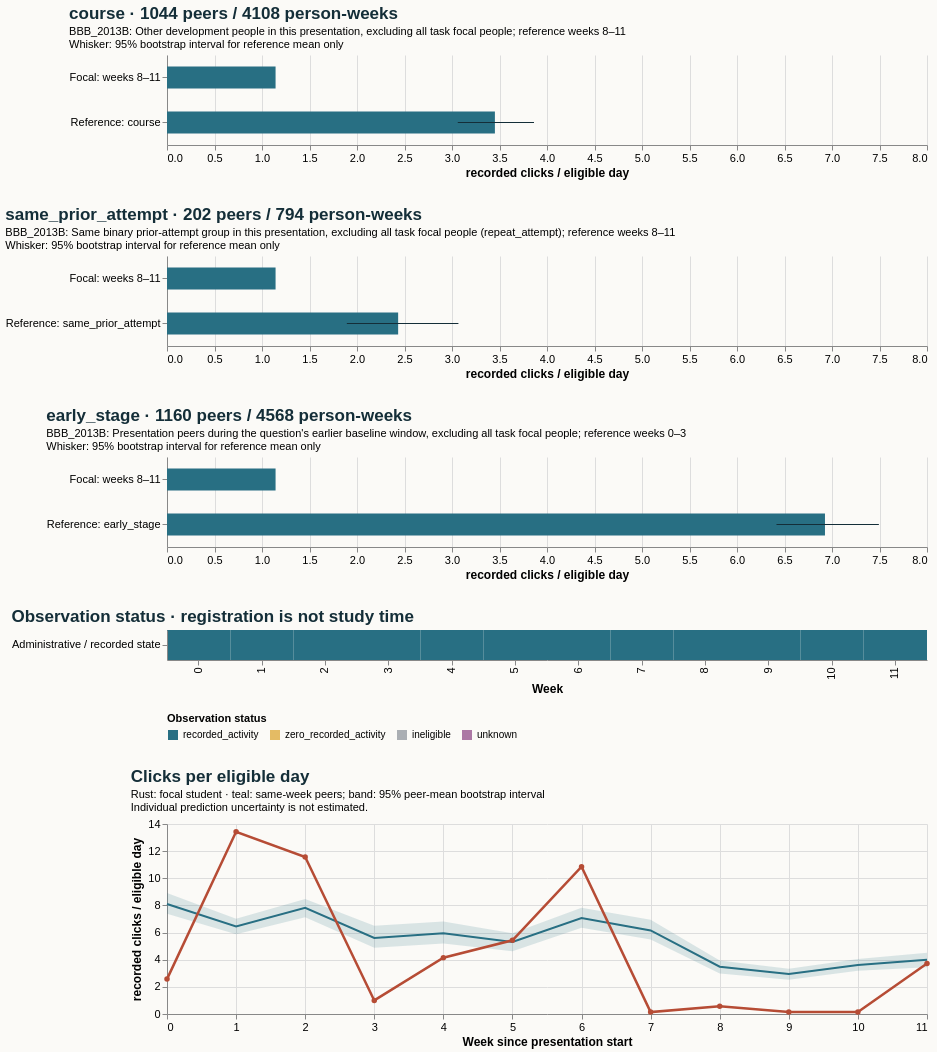

The Vega-Lite source for this figure:
### Vega-Lite specification from a JSON file in a GitHub repository (floating-point values rounded to 4 significant figures)
{"$schema": "https://vega.github.io/schema/vega-lite/v5.20.1.json", "config": {"axis": {"labelFontSize": 11, "titleFontSize": 12}, "background": "#fbfaf7", "font": "sans-serif", "title": {"anchor": "start", "color": "#142e38", "fontSize": 17, "subtitleFontSize": 11}, "view": {"continuousHeight": 300, "continuousWidth": 300, "stroke": null}}, "datasets": {"data-39455ae55f0d7dfa5c8f74dd96c4e827": [{"eligible_days": 7.0, "end_day": 6, "logging_completeness": "unknown", "observation_status": "recorded_activity", "row": "Administrative / recorded state", "score_status": "withheld_release_time_unknown", "start_day": 0, "value": 2.571, "week": 0}, {"eligible_days": 7.0, "end_day": 13, "logging_completeness": "unknown", "observation_status": "recorded_activity", "row": "Administrative / recorded state", "score_status": "withheld_release_time_unknown", "start_day": 7, "value": 13.43, "week": 1}, {"eligible_days": 7.0, "end_day": 20, "logging_completeness": "unknown", "observation_status": "recorded_activity", "row": "Administrative / recorded state", "score_status": "withheld_release_time_unknown", "start_day": 14, "value": 11.57, "week": 2}, {"eligible_days": 7.0, "end_day": 27, "logging_completeness": "unknown", "observation_status": "recorded_activity", "row": "Administrative / recorded state", "score_status": "withheld_release_time_unknown", "start_day": 21, "value": 1.0, "week": 3}, {"eligible_days": 7.0, "end_day": 34, "logging_completeness": "unknown", "observation_status": "recorded_activity", "row": "Administrative / recorded state", "score_status": "withheld_release_time_unknown", "start_day": 28, "value": 4.143, "week": 4}, {"eligible_days": 7.0, "end_day": 41, "logging_completeness": "unknown", "observation_status": "recorded_activity", "row": "Administrative / recorded state", "score_status": "withheld_release_time_unknown", "start_day": 35, "value": 5.429, "week": 5}, {"eligible_days": 7.0, "end_day": 48, "logging_completeness": "unknown", "observation_status": "recorded_activity", "row": "Administrative / recorded state", "score_status": "withheld_release_time_unknown", "start_day": 42, "value": 10.86, "week": 6}, {"eligible_days": 7.0, "end_day": 55, "logging_completeness": "unknown", "observation_status": "recorded_activity", "row": "Administrative / recorded state", "score_status": "withheld_release_time_unknown", "start_day": 49, "value": 0.1429, "week": 7}, {"eligible_days": 7.0, "end_day": 62, "logging_completeness": "unknown", "observation_status": "recorded_activity", "row": "Administrative / recorded state", "score_status": "withheld_release_time_unknown", "start_day": 56, "value": 0.5714, "week": 8}, {"eligible_days": 7.0, "end_day": 69, "logging_completeness": "unknown", "observation_status": "recorded_activity", "row": "Administrative / recorded state", "score_status": "withheld_release_time_unknown", "start_day": 63, "value": 0.1429, "week": 9}, {"eligible_days": 7.0, "end_day": 76, "logging_completeness": "unknown", "observation_status": "recorded_activity", "row": "Administrative / recorded state", "score_status": "withheld_release_time_unknown", "start_day": 70, "value": 0.1429, "week": 10}, {"eligible_days": 7.0, "end_day": 83, "logging_completeness": "unknown", "observation_status": "recorded_activity", "row": "Administrative / recorded state", "score_status": "withheld_release_time_unknown", "start_day": 77, "value": 3.714, "week": 11}], "data-7ff83019dff311f098e17c729a63a3ed": [{"end_day": 6, "focal_value": 2.571, "peer_ci_high": 8.912, "peer_ci_low": 7.394, "peer_mean": 8.1, "peer_observations": 1159, "peer_people": 1159, "reference": "course", "unit": "recorded clicks / eligible day", "week": 0}, {"end_day": 13, "focal_value": 13.43, "peer_ci_high": 7.012, "peer_ci_low": 5.877, "peer_mean": 6.456, "peer_observations": 1151, "peer_people": 1151, "reference": "course", "unit": "recorded clicks / eligible day", "week": 1}, {"end_day": 20, "focal_value": 11.57, "peer_ci_high": 8.482, "peer_ci_low": 7.132, "peer_mean": 7.819, "peer_observations": 1133, "peer_people": 1133, "reference": "course", "unit": "recorded clicks / eligible day", "week": 2}, {"end_day": 27, "focal_value": 1.0, "peer_ci_high": 6.505, "peer_ci_low": 4.89, "peer_mean": 5.608, "peer_observations": 1125, "peer_people": 1125, "reference": "course", "unit": "recorded clicks / eligible day", "week": 3}, {"end_day": 34, "focal_value": 4.143, "peer_ci_high": 6.81, "peer_ci_low": 5.193, "peer_mean": 5.954, "peer_observations": 1088, "peer_people": 1088, "reference": "course", "unit": "recorded clicks / eligible day", "week": 4}, {"end_day": 41, "focal_value": 5.429, "peer_ci_high": 5.956, "peer_ci_low": 4.618, "peer_mean": 5.31, "peer_observations": 1081, "peer_people": 1081, "reference": "course", "unit": "recorded clicks / eligible day", "week": 5}, {"end_day": 48, "focal_value": 10.86, "peer_ci_high": 7.826, "peer_ci_low": 6.347, "peer_mean": 7.065, "peer_observations": 1070, "peer_people": 1070, "reference": "course", "unit": "recorded clicks / eligible day", "week": 6}, {"end_day": 55, "focal_value": 0.1429, "peer_ci_high": 6.949, "peer_ci_low": 5.485, "peer_mean": 6.16, "peer_observations": 1054, "peer_people": 1054, "reference": "course", "unit": "recorded clicks / eligible day", "week": 7}, {"end_day": 62, "focal_value": 0.5714, "peer_ci_high": 3.945, "peer_ci_low": 2.987, "peer_mean": 3.483, "peer_observations": 1044, "peer_people": 1044, "reference": "course", "unit": "recorded clicks / eligible day", "week": 8}, {"end_day": 69, "focal_value": 0.1429, "peer_ci_high": 3.331, "peer_ci_low": 2.528, "peer_mean": 2.943, "peer_observations": 1027, "peer_people": 1027, "reference": "course", "unit": "recorded clicks / eligible day", "week": 9}, {"end_day": 76, "focal_value": 0.1429, "peer_ci_high": 4.049, "peer_ci_low": 3.187, "peer_mean": 3.609, "peer_observations": 1021, "peer_people": 1021, "reference": "course", "unit": "recorded clicks / eligible day", "week": 10}, {"end_day": 83, "focal_value": 3.714, "peer_ci_high": 4.52, "peer_ci_low": 3.452, "peer_mean": 3.989, "peer_observations": 1016, "peer_people": 1016, "reference": "course", "unit": "recorded clicks / eligible day", "week": 11}], "data-b51c9226f92cccca381e60e9ee697d34": [{"hi": null, "lo": null, "series": "Focal: weeks 8–11", "value": 1.143}, {"hi": 3.863, "lo": 3.061, "series": "Reference: course", "value": 3.452}], "data-ba72c0ff64e53c6efd1553f1fcb17b9c": [{"hi": null, "lo": null, "series": "Focal: weeks 8–11", "value": 1.143}, {"hi": 7.493, "lo": 6.416, "series": "Reference: early_stage", "value": 6.926}], "data-deb48906a24fd0238dca0faa7c211314": [{"hi": null, "lo": null, "series": "Focal: weeks 8–11", "value": 1.143}, {"hi": 3.068, "lo": 1.893, "series": "Reference: same_prior_attempt", "value": 2.433}]}, "resolve": {"scale": {"color": "independent"}}, "spacing": 28, "vconcat": [{"data": {"name": "data-b51c9226f92cccca381e60e9ee697d34"}, "height": 90, "layer": [{"encoding": {"x": {"field": "value", "scale": {"domain": [0, 7.868], "zero": true}, "title": "recorded clicks / eligible day", "type": "quantitative"}, "y": {"field": "series", "sort": null, "title": null, "type": "nominal"}}, "mark": {"color": "#286f83", "size": 22, "type": "bar"}}, {"encoding": {"x": {"field": "lo", "type": "quantitative"}, "x2": {"field": "hi"}, "y": {"field": "series", "sort": null, "title": null, "type": "nominal"}}, "mark": {"color": "#142e38", "type": "rule"}}], "title": {"subtitle": ["BBB_2013B: Other development people in this presentation, excluding all task focal people; reference weeks 8–11", "Whisker: 95% bootstrap interval for reference mean only"], "text": "course · 1044 peers / 4108 person-weeks"}, "width": 760}, {"data": {"name": "data-deb48906a24fd0238dca0faa7c211314"}, "height": 90, "layer": [{"encoding": {"x": {"field": "value", "scale": {"domain": [0, 7.868], "zero": true}, "title": "recorded clicks / eligible day", "type": "quantitative"}, "y": {"field": "series", "sort": null, "title": null, "type": "nominal"}}, "mark": {"color": "#286f83", "size": 22, "type": "bar"}}, {"encoding": {"x": {"field": "lo", "type": "quantitative"}, "x2": {"field": "hi"}, "y": {"field": "series", "sort": null, "title": null, "type": "nominal"}}, "mark": {"color": "#142e38", "type": "rule"}}], "title": {"subtitle": ["BBB_2013B: Same binary prior-attempt group in this presentation, excluding all task focal people (repeat_attempt); reference weeks 8–11", "Whisker: 95% bootstrap interval for reference mean only"], "text": "same_prior_attempt · 202 peers / 794 person-weeks"}, "width": 760}, {"data": {"name": "data-ba72c0ff64e53c6efd1553f1fcb17b9c"}, "height": 90, "layer": [{"encoding": {"x": {"field": "value", "scale": {"domain": [0, 7.868], "zero": true}, "title": "recorded clicks / eligible day", "type": "quantitative"}, "y": {"field": "series", "sort": null, "title": null, "type": "nominal"}}, "mark": {"color": "#286f83", "size": 22, "type": "bar"}}, {"encoding": {"x": {"field": "lo", "type": "quantitative"}, "x2": {"field": "hi"}, "y": {"field": "series", "sort": null, "title": null, "type": "nominal"}}, "mark": {"color": "#142e38", "type": "rule"}}], "title": {"subtitle": ["BBB_2013B: Presentation peers during the question's earlier baseline window, excluding all task focal people; reference weeks 0–3", "Whisker: 95% bootstrap interval for reference mean only"], "text": "early_stage · 1160 peers / 4568 person-weeks"}, "width": 760}, {"data": {"name": "data-39455ae55f0d7dfa5c8f74dd96c4e827"}, "encoding": {"color": {"field": "observation_status", "legend": {"labelLimit": 260, "orient": "bottom"}, "scale": {"domain": ["recorded_activity", "zero_recorded_activity", "ineligible", "unknown"], "range": ["#286f83", "#e4bb64", "#aaaeb3", "#ac78a5"]}, "title": "Observation status", "type": "nominal"}, "tooltip": [{"field": "week", "type": "quantitative"}, {"field": "eligible_days", "type": "quantitative"}, {"field": "observation_status", "type": "nominal"}, {"field": "logging_completeness", "type": "nominal"}], "x": {"field": "week", "title": "Week", "type": "ordinal"}, "y": {"field": "row", "title": null, "type": "nominal"}}, "height": 30, "mark": {"type": "rect"}, "title": "Observation status · registration is not study time", "width": 760}, {"data": {"name": "data-7ff83019dff311f098e17c729a63a3ed"}, "height": 190, "layer": [{"encoding": {"x": {"axis": {"tickMinStep": 1}, "field": "week", "title": "Week since presentation start", "type": "quantitative"}, "y": {"field": "peer_ci_low", "scale": {"zero": true}, "title": "recorded clicks / eligible day", "type": "quantitative"}, "y2": {"field": "peer_ci_high"}}, "mark": {"color": "#286f83", "opacity": 0.16, "type": "area"}}, {"encoding": {"tooltip": [{"field": "week", "type": "quantitative"}, {"field": "peer_mean", "type": "quantitative"}, {"field": "peer_people", "type": "quantitative"}, {"field": "peer_observations", "type": "quantitative"}], "x": {"field": "week", "type": "quantitative"}, "y": {"field": "peer_mean", "type": "quantitative"}}, "mark": {"color": "#286f83", "strokeWidth": 2, "type": "line"}}, {"encoding": {"tooltip": [{"field": "week", "type": "quantitative"}, {"field": "focal_value", "type": "quantitative"}], "x": {"field": "week", "type": "quantitative"}, "y": {"field": "focal_value", "type": "quantitative"}}, "mark": {"color": "#b64c35", "point": {"color": "#b64c35"}, "strokeWidth": 2.5, "type": "line"}}], "title": {"subtitle": ["Rust: focal student · teal: same-week peers; band: 95% peer-mean bootstrap interval", "Individual prediction uncertainty is not estimated."], "text": "Clicks per eligible day"}, "width": 760}]}
